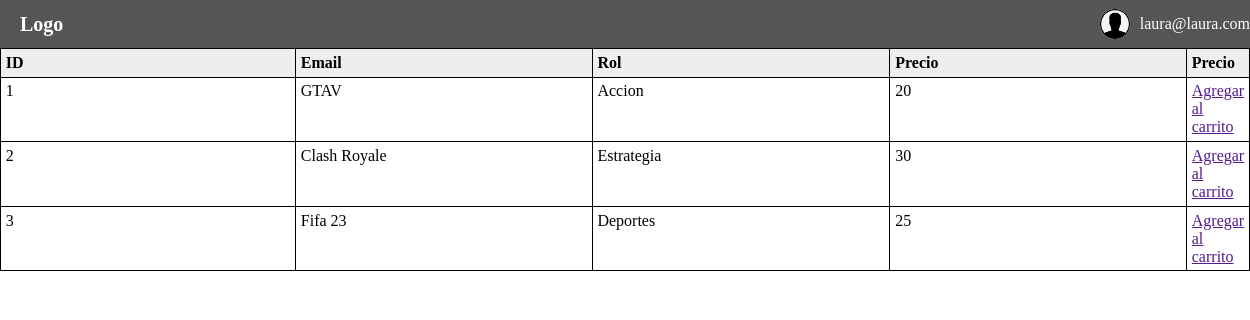
Page /home (signed in) on the committed database.
### tables this page shows
CREATE TABLE juegos(
                    id INTEGER PRIMARY KEY AUTOINCREMENT,
                    nombre TEXT,
                    categoria TEXT,
                    precio INTEGER
                );

### Router.php (called while the page is built, shortened)
<?php
     class Router {
        private array $rutas = array();
        public function get(string $ruta, array $accion) : Router{
            $this->rutas['GET'][$ruta] = $accion;
            return $this;
        }
        public function post(string $ruta, array $accion) : Router{
            $this->rutas['POST'][$ruta] = $accion;
            return $this;
        }
        public function resolver_ruta(string $url, string $method){
            $path = parse_url($url)['path'];
            $query = null;
            $path2 = explode("/", $path);
            $ruta = '/'.$path2[count($path2) -1];
            $clase = $this->rutas[$method][$ruta][0];
            $function = $this->rutas[$method][$ruta][1];
            return call_user_func($clase.'::'.$function, $query);
        }
     }
?>

### index.php (called while the page is built, shortened)
<?php
require_once 'controller/AuthController.php';
require_once 'Router.php';
$route = new Router();
$route->get('/',[IndexController::class,'index'])
      ->get('/login', [AuthController::class, 'login'])
      ->get('/register', [AuthController::class, 'register'])
      ->post('/doRegister', [AuthController::class, 'doRegister'])
      ->post('/doLogin', [AuthController::class, 'doLogin'])
      ->get('/home', [AuthController::class, 'home'])
      ->get('/dashboard', [AuthController::class, 'dashboard'])
      ->get('/logout', [AuthController::class, 'logout'])
      ->get('/edit-perfil', [PerfilController::class, 'edit'])
      ->post('/update-perfil', [PerfilController::class, 'update'])
      ->get('/destroy-perfil', [PerfilController::class, 'destroy'])
      ->get('/index-user', [UserController::class, 'index'])
      ->get('/create-user', [UserController::class, 'create'])
      ->post('/store-user', [UserController::class, 'save'])
      ->get('/edit-user', [UserController::class, 'edit'])
      ->post('/update-user', [UserController::class, 'update'])
      ->get('/destroy-user', [UserController::class, 'destroy'])
      ->get('/carrito', [CarritoController::class,'agregarCarrito']);
$route->resolver_ruta($_SERVER['REQUEST_URI'], $_SERVER['REQUEST_METHOD']);
?>

### model/Juegos.php (called while the page is built, shortened)
<?php
require_once 'db/Database.php';
class Juegos implements Model
{
    public function findAll() : PDOStatement
    {
        $db = Database::conectar();
        $query = "SELECT * FROM juegos";
        $result = $db->query($query);
        return $result;
    }
}
?>

### db/Database.php (called while the page is built, shortened)
<?php
     class Database {
        public static function desconectar(){
            return null;
        }
     }
?>

### views/private/dashboard-user.php (the view, shortened to what this page needs)
<!DOCTYPE html>
<html>
<head>
  <link rel="stylesheet" type="text/css" href="../asset/css/style.css">
  <link rel="stylesheet" type="text/css" href="../asset/css/private.css">
  <link rel="stylesheet" href="https://cdnjs.cloudflare.com/ajax/libs/font-awesome/5.15.3/css/all.min.css">
</head>
<body>
  <header>
    <nav class="navbar">
      <div class="navbar-brand">
        <a href="#">Logo</a>
      </div>
      <div class="user-profile">
        <img src="../asset/img/profile-pic.jpg" alt="Foto de perfil" class="profile-pic" id="dropdownMenuLink">
        <a href="#" class="username" id="dropdownMenuLink"><?php echo $_SESSION['user']['email']?> <i class="fas fa-caret-down"></i></a>
      </div>
    </nav>
  </header>
  <main>
    <table>
        <thead>
            <tr>
                <th>ID</th>
                <th>Email</th>
                <th>Rol</th>
                <th>Precio</th>
                <th>Precio</th>
            </tr>
        </thead>
        <tbody>
            <?php
            $juegos = new Juegos();
            $juego = $juegos -> findAll()->fetchAll();
                foreach ($juego as $key => $value) {
                    echo "<tr>";
                    echo    "<td>".$value['id']."</td>";
                    echo    "<td>" . $value['nombre'] ."</td>";
                    echo    "<td>" . $value['categoria'] ."</td>";
                    echo    "<td>" . $value['precio'] . "</td>";
                    echo '<td>
                    <a href="'.'">Agregar al carrito</a>
                          </td>';
                    echo "</tr>";
                }
            ?>
        </tbody>
    </table>
  </main>
</body>
</html>

### controller/AuthController.php (shortened to what this page needs)
<?php
require_once 'model/Juegos.php';
class AuthController{
    public static function home(){
        if(isset($_SESSION['user']) && $_SESSION['user']['rol_id'] == 2){
            include 'views/private/dashboard-user.php';
        }else if(!isset($_SESSION['user'])){
            header('Location: login');
        }
    }
}
?>

### asset/css/style.css (style rules this page uses)
table { width: 100%; border: 1px solid #000; border-collapse:collapse; }
th, td { width: 25%; text-align: left; vertical-align: top; border: 1px solid #000; padding: 0.3em; caption-side: bottom; }
th { background: #eee; }

### asset/css/private.css (style rules this page uses)
body { margin: 0; padding: 0; }
.navbar { background-color: #555; color: #fff; height: 6vh; width: 100%; display: flex; justify-content: space-between; align-items: center; padding: 0 20px; }
.navbar-brand a { color: #fff; text-decoration: none; font-weight: bold; font-size: 20px; }
.user-profile { display: flex; align-items: center; position: relative; }
.username { color: #fff; margin-right: 10px; text-decoration: none; display: flex; align-items: center; cursor: pointer; }
.profile-pic { width: 30px; height: 30px; border-radius: 50%; object-fit: cover; margin-right: 10px; cursor: pointer; }

### rows in the picture
juegos: id "1", nombre "GTAV", categoria "Accion", precio "20"
juegos: id "2", nombre "Clash Royale", categoria "Estrategia", precio "30"
juegos: id "3", nombre "Fifa 23", categoria "Deportes", precio "25"

### other values in the picture
$_SESSION['user']['email'] "laura@laura.com"
